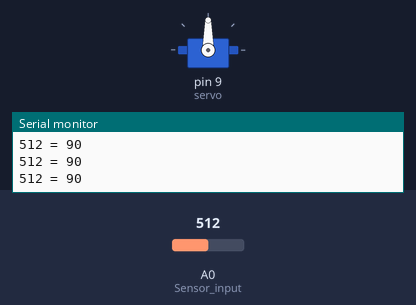
The sketch below on a simulated Arduino Uno, built with avr-gcc and run on an emulated ATmega328P. On the bench: servo, the last lines printed to the serial monitor. The test bench sets the inputs (shaded band); at power-on: A0 (Sensor_input) = 512.

Above: at 1.2 s.
1.3 s: A0 (Sensor_input) set to 559
At 1.9 s:
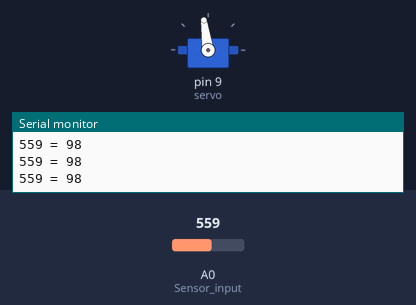
2.8 s: A0 (Sensor_input) set to 577
At 3.3 s:
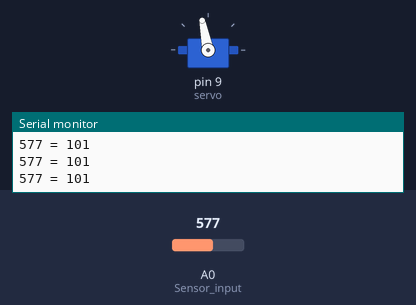
4.3 s: A0 (Sensor_input) set to 716
At 5.5 s:
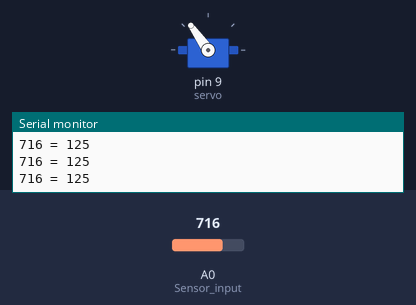
5.8 s: A0 (Sensor_input) set to 900
At 6.5 s:
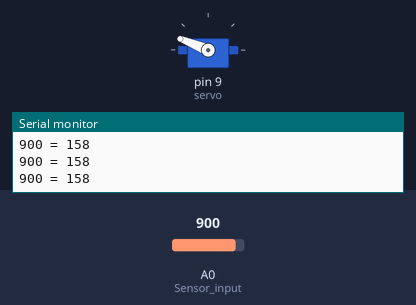
7.3 s: A0 (Sensor_input) set to 306
At 8.0 s:
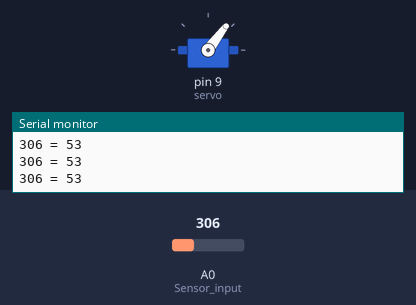
8.8 s: A0 (Sensor_input) set to 122
At 10.1 s:
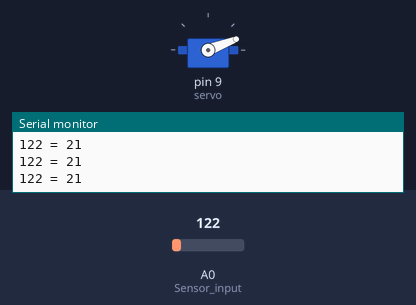
Timing chart, 0 to 11.3 s (numbered marks = the images above; inputs shaded):
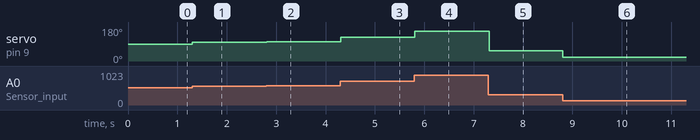

Measured:
- after the input at 1.3 s, servo on pin 9 (servo): 90° → 98° at once
- after the input at 2.8 s, servo on pin 9 (servo): 98° → 101° at once
- after the input at 4.3 s, servo on pin 9 (servo): 101° → 125° at once
- after the input at 5.8 s, servo on pin 9 (servo): 125° → 158° at once
- after the input at 7.3 s, servo on pin 9 (servo): 158° → 53° at once
- after the input at 8.8 s, servo on pin 9 (servo): 53° → 21° at once

The sketch:

Controlling_Servo_With_Potentiometer.ino
```cpp
#include <Servo.h>

int Sensor_input = A0;
int Sensor_Reading;
int Angle;
Servo servo;

void setup() {
  // put your setup code here, to run once:
  Serial.begin(9600);
  servo.attach(9);
}

void loop() {
  // put your main code here, to run repeatedly:
  Sensor_Reading = analogRead(Sensor_input); // Taking the input from the potentiometer
  Angle = map(Sensor_Reading, 0, 1023, 0, 180); /* Mapping the input of the potentiometer from
                                               0 to 1023 to the angle of servo from 0 to 180*/
  Serial.print(Sensor_Reading);
  Serial.print(" = ");
  Serial.println(Angle);
  servo.write(Angle); // Giving the servo the angle
  delay(15);
}
```
